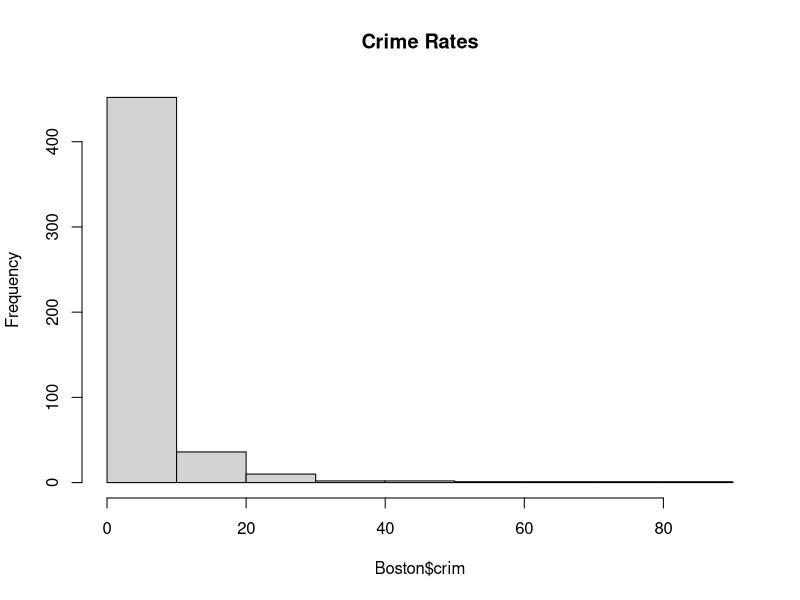
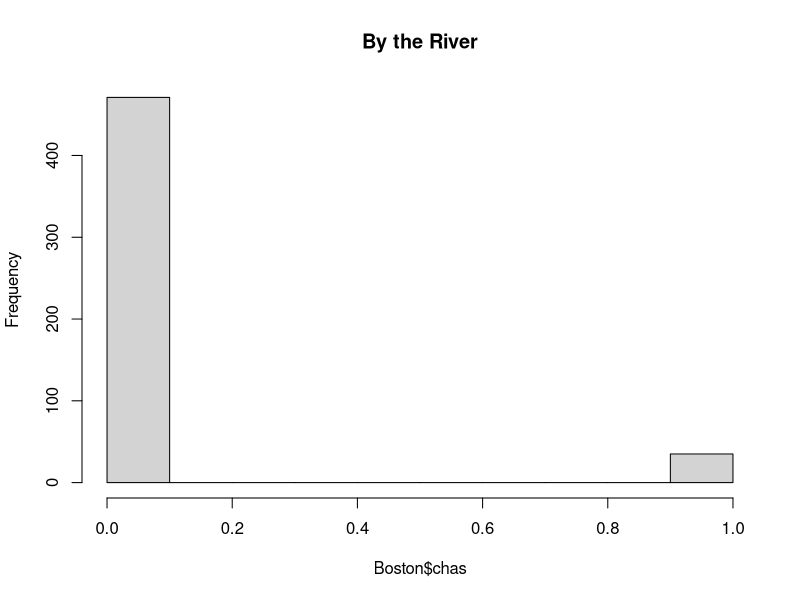
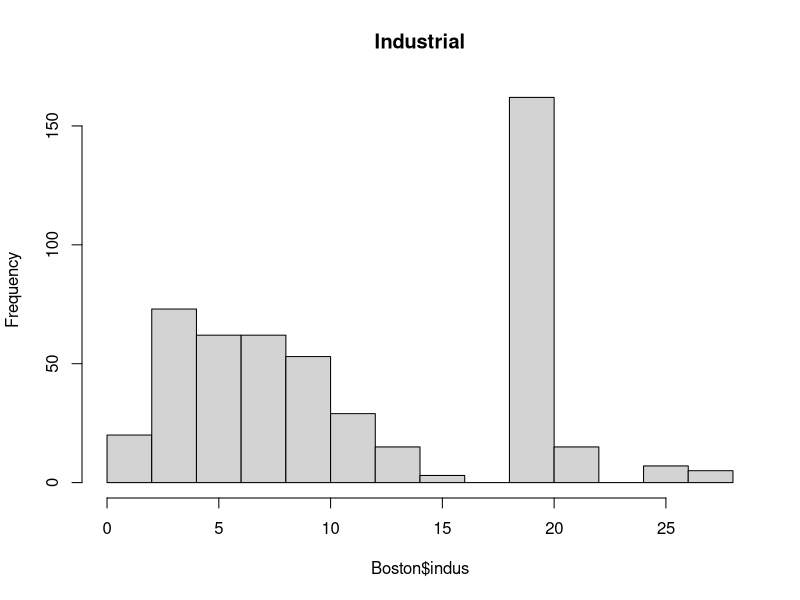
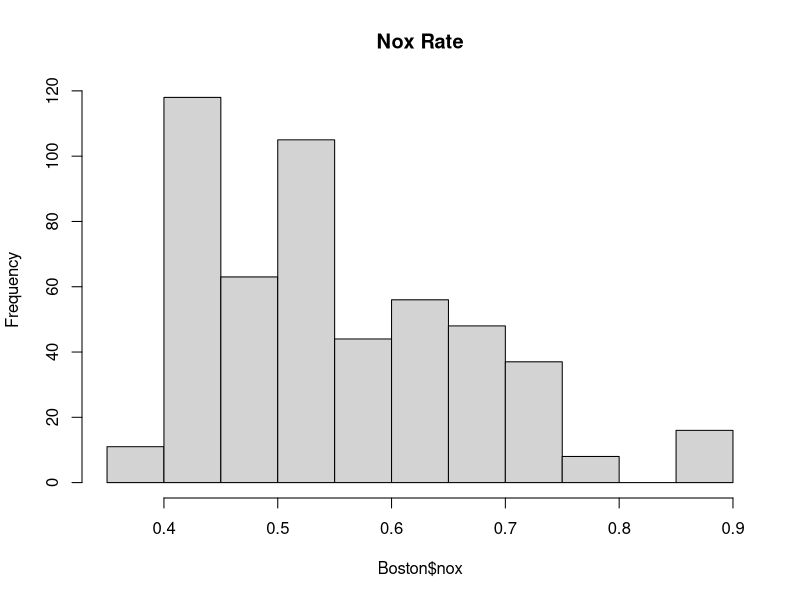
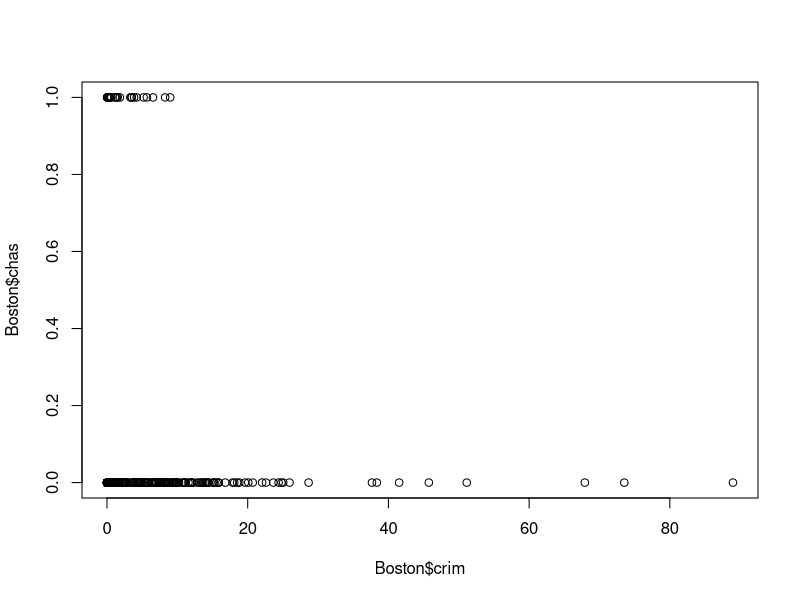
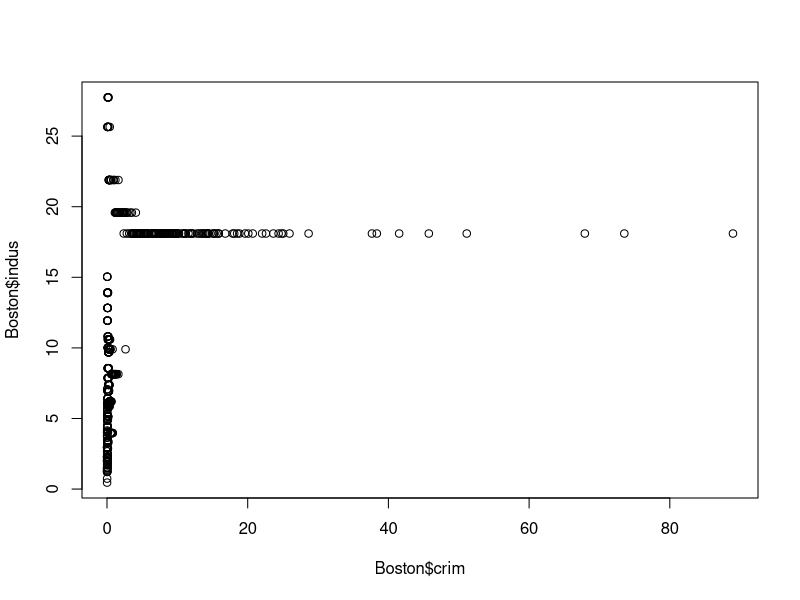
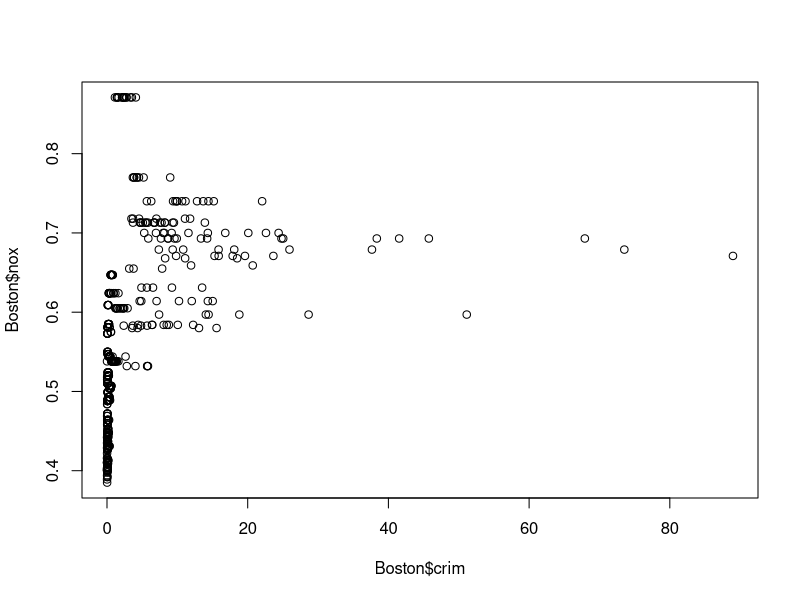
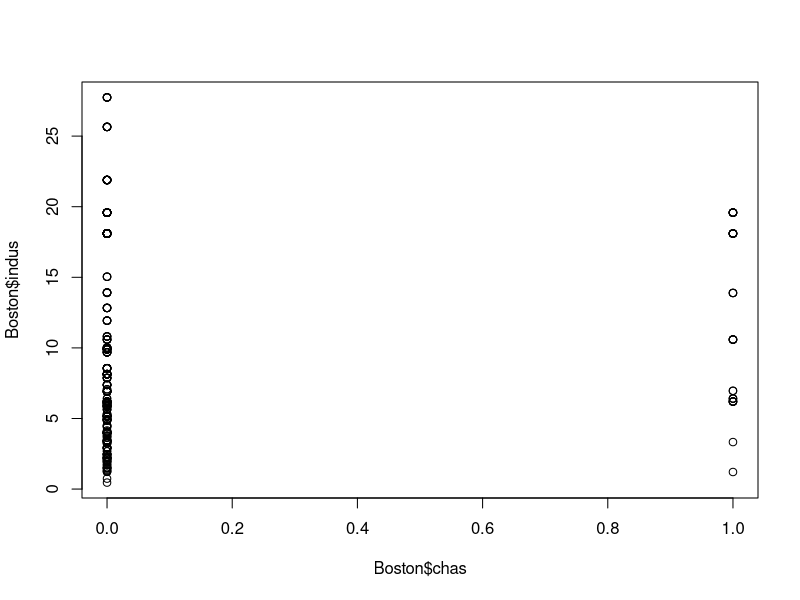

Here is the R script that generated these plots, in order:
## ---- chunk 1
#First we will get the Data from the Mass Project
library(MASS)
# install.packages('tidyverse')
library(tidyverse)
data(Boston)
View(Boston)
?Boston
## ---- chunk 2
# 1.

#The first thing I had to do for this assignment was to grab the data set from the MASS library. I grabbed the Boston Housing data because it was recommended by the assignment. I then grabbed a list of the headers to find out what information using the ls function. Next I was able to get information about the data set from using the? function. This data set has 506 observations with 14 variables. 

# The 14 variables are:
# Crim =capita crime rate by town.
# Zn =proportion of residential land zoned for lots over 25,000 sq.ft.
# Indus=proportion of non-retail business acres per town.
# Chas=Charles River dummy variable (= 1 if tract bounds river; 0 otherwise).
# Nox=nitrogen oxides concentration (parts per 10 million).
# Rm=average number of rooms per dwelling.
# Age=proportion of owner-occupied units built prior to 1940.
# Dis=weighted mean of distances to five Boston employment centres.
# Rad=index of accessibility to radial highways.
# Tax=full-value property-tax rate per \$10,000.
# Ptratio=pupil-teacher ratio by town.
# Black=1000(Bk - 0.63)^2 where Bk is the proportion of blacks by town.
# Lstat=lower status of the population (percent).
# Medv=median value of owner-occupied homes in \$1000s.

## ---- chunk 3
# 2.
 #In the data that I selected to explore none of their distributions could be defined as not normal and are for the most part pretty irregular.Crime rate in particular has a wide range of numbers so if exloring I may want to trim some outliers to eliminate any impact it could have on my analysis.
summary(Boston$crim)
summary(Boston$chas)
summary(Boston$indus)
summary(Boston$nox)

hist(Boston$crim,main="Crime Rates")
hist(Boston$chas,main="By the River")
hist(Boston$indus,main="Industrial")
hist(Boston$nox, main="Nox Rate")

## ---- chunk 4

#3.
 #Many of the variables which I selected do not have strong or negative correlations with each other. One combo of variables which do show a relatively strong positive correlation is the relationship between nox concentration and industry centers.

plot(Boston$crim,Boston$chas)
plot(Boston$crim,Boston$indus)
plot(Boston$crim,Boston$nox)

plot(Boston$chas,Boston$indus)
plot(Boston$chas,Boston$nox)

plot(Boston$indus,Boston$nox)


## ---- chunk 5
#4
#I will choose nox which is nitrogen oxides concentration (parts per 10 million) for my dependent variable and use the indus which is the proportion of non-retail business acres per town for my independent variable. My objective with these two metrics is to show that industry centric areas of the town produce high levels of nox.
scatter.smooth(x=Boston$indus, y=Boston$nox, main="Indus ~ Nox")  # scatterplot
boxplot(Boston$indus)
boxplot(Boston$nox)
hist(Boston$nox)
hist(Boston$indus)
## ---- chunk 6
#5
  #HO: There is no relation between Indus and NOX concentration
  #H1: There is a relationship between Indus and NOX concentration
## ---- chunk 7
#6
lm_pollution=lm(formula = Boston$nox ~ Boston$indus, data = Boston)
plot(lm_pollution)
summary(lm_pollution)

## ---- chunk 8
#7When running the linear regression model, the first thing I check is whether or not we are rejecting the null hypothesis. In this case we said the null hypothesis was equal to no relationship between the two variables. Nowhere in the model does it simply reject the null hypothesis, we must look at our p - value which we call the probability. The probability indicates that it is unlikely that we observed a relationship between x and y out of chance so there must in fact be some sort of relationship between the two. 

## ---- chunk 9

#8 When looking for evidence of a linear relationship between the predictor and response variable we bring our eyes to R squared which provides us with an alternate  measure of fit. This also measures the proportion of variability in Y that can be explained via X. A R squared close to 1 indicates a very strong linear relationship between X and Y. In this case we had a R squared value of .5823 which indicates a linear relationship between X and Y.
## ---- chunk 10
#9 In using a linear regression model there are certain assumptions we make with the model. One of those assumptions is linearity which states the relationship between the independent and dependent variable to be linear, we can verify that this assumption does not hold based on the scatter plots which were produced in earlier steps. Another assumption is that all of the variables are normal, if you look at the histograms, my variables are not normal. I probably should have thought about that before moving on with my analysis without trying to normalize with a log transformation. (that ship sailed..) The variance assumptions assumes that there is not too much correlation between the dependent and independent variables. When looking at the data in the various plots this assumptions holds true.
## ---- chunk 11
#10 One of the concerns I have is that I need to look closer at my exploration and the assumptions that are required by the linear regression. This may lead to me choosing other variables or making alterations to the variables which were lost.
